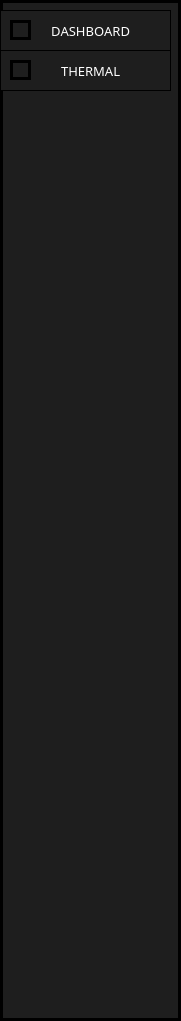
   <widget class="QFrame" name="frame_2">
    <property name="geometry">
     <rect>
      <x>0</x>
      <y>40</y>
      <width>181</width>
      <height>1021</height>
     </rect>
    </property>
    <property name="font">
     <font>
      <family>Montserrat</family>
      <pointsize>10</pointsize>
      <weight>50</weight>
      <italic>false</italic>
      <bold>false</bold>
      <kerning>false</kerning>
     </font>
    </property>
    <property name="styleSheet">
     <string notr="true">border: 3px solid rgb(0,0,0);
background-color: rgb(30,30,30);</string>
    </property>
    <property name="frameShape">
     <enum>QFrame::StyledPanel</enum>
    </property>
    <property name="frameShadow">
     <enum>QFrame::Raised</enum>
    </property>
    <widget class="QPushButton" name="pushButton">
     <property name="geometry">
      <rect>
       <x>0</x>
       <y>10</y>
       <width>171</width>
       <height>41</height>
      </rect>
     </property>
     <property name="font">
      <font>
       <family>Montserrat</family>
       <pointsize>10</pointsize>
       <weight>50</weight>
       <italic>false</italic>
       <bold>false</bold>
       <kerning>false</kerning>
      </font>
     </property>
     <property name="styleSheet">
      <string notr="true">border:1px solid rgb(0,0,0);
color: rgb(255, 255, 255);</string>
     </property>
     <property name="text">
      <string>   DASHBOARD</string>
     </property>
    </widget>
    <widget class="QLabel" name="label_8">
     <property name="geometry">
      <rect>
       <x>10</x>
       <y>20</y>
       <width>21</width>
       <height>20</height>
      </rect>
     </property>
     <property name="font">
      <font>
       <family>Montserrat</family>
       <pointsize>10</pointsize>
       <weight>50</weight>
       <italic>false</italic>
       <bold>false</bold>
       <kerning>false</kerning>
      </font>
     </property>
     <property name="text">
      <string/>
     </property>
    </widget>
    <widget class="QPushButton" name="pushButton_2">
     <property name="geometry">
      <rect>
       <x>0</x>
       <y>50</y>
       <width>171</width>
       <height>41</height>
      </rect>
     </property>
     <property name="font">
      <font>
       <family>Montserrat</family>
       <pointsize>10</pointsize>
       <weight>50</weight>
       <italic>false</italic>
       <bold>false</bold>
       <kerning>false</kerning>
      </font>
     </property>
     <property name="styleSheet">
      <string notr="true">border:1px solid rgb(0,0,0);
color: rgb(255, 255, 255);
</string>
     </property>
     <property name="text">
      <string>   THERMAL</string>
     </property>
    </widget>
    <widget class="QLabel" name="label_9">
     <property name="geometry">
      <rect>
       <x>10</x>
       <y>60</y>
       <width>21</width>
       <height>20</height>
      </rect>
     </property>
     <property name="font">
      <font>
       <family>Montserrat</family>
       <pointsize>10</pointsize>
       <weight>50</weight>
       <italic>false</italic>
       <bold>false</bold>
       <kerning>false</kerning>
      </font>
     </property>
     <property name="text">
      <string/>
     </property>
    </widget>
   </widget>
